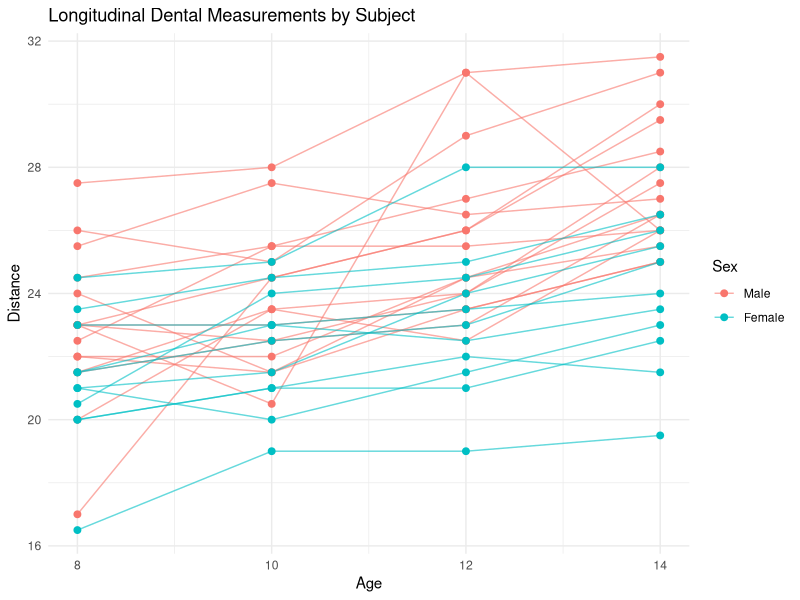
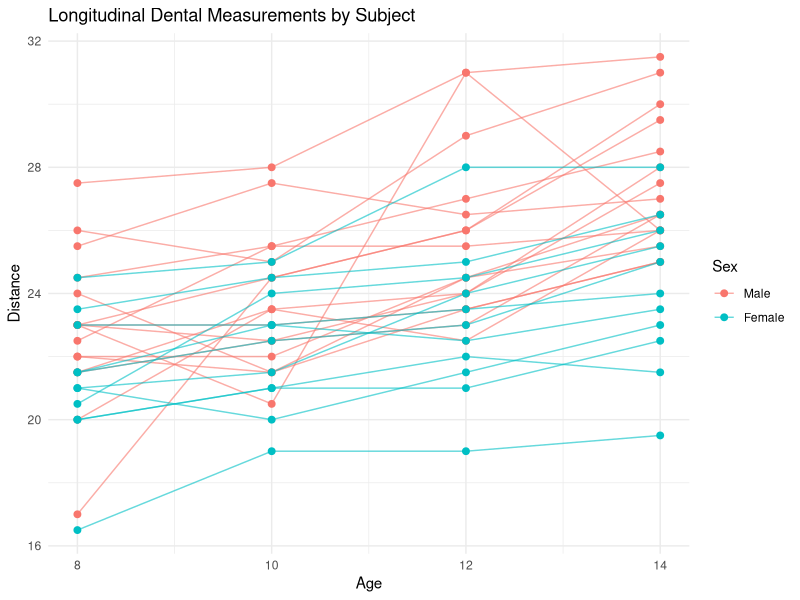

Write R code to recreate these figures, in order.
#############################################
# Longitudinal Data Analysis using Mixed Effects Models
# Author: Mayuri Chatterjee
# Objective: Model repeated measurements and compare
# naive regression vs mixed-effects model
#############################################

# -------------------------------
# 1. Load required library
# -------------------------------
library(nlme)   # for mixed effects models

# -------------------------------
# 2. Load dataset
# -------------------------------
data(Orthodont)

# View dataset
head(Orthodont)
str(Orthodont)
summary(Orthodont)

# -------------------------------
# 3. Understand data
# -------------------------------
# distance = response variable (measurement)
# age = time variable
# Subject = individual ID (repeated measures)
# Sex = grouping variable

# -------------------------------
# 4. Naive linear regression (WRONG approach)
# -------------------------------

lm_model <- lm(distance ~ age + Sex, data = Orthodont)

summary(lm_model)

# -------------------------------
# 5. Mixed Effects Model (CORRECT approach)
# -------------------------------

# Random intercept model
lme_model <- lme(distance ~ age + Sex,
                 random = ~1 | Subject,
                 data = Orthodont)

summary(lme_model)

# -------------------------------
# 6. Compare models
# -------------------------------

cat("\n--- Model Comparison ---\n")
cat("Naive LM AIC:", AIC(lm_model), "\n")
cat("Mixed Model AIC:", AIC(lme_model), "\n")

# -------------------------------
# 7. Add random slope model (stronger model)
# -------------------------------

lme_model2 <- lme(distance ~ age + Sex,
                  random = ~ age | Subject,
                  data = Orthodont)

summary(lme_model2)

cat("\nRandom Intercept vs Random Slope AIC:\n")
cat("Random Intercept:", AIC(lme_model), "\n")
cat("Random Slope:", AIC(lme_model2), "\n")

# -------------------------------
# 8. Visualization
# -------------------------------

library(ggplot2)

longitudinal_plot <- ggplot(
  Orthodont,
  aes(
    x = age,
    y = distance,
    group = Subject,
    color = Sex
  )
) +
  
  geom_line(alpha = 0.6) +
  
  geom_point(size = 2) +
  
  labs(
    title = "Longitudinal Dental Measurements by Subject",
    x = "Age",
    y = "Distance"
  ) +
  
  theme_minimal()

print(longitudinal_plot)

# -------------------------------
# 9. Save longitudinal plot
# -------------------------------

ggsave(
  filename = "longitudinal_plot.png",
  plot = longitudinal_plot,
  path = getwd(),
  width = 7,
  height = 5,
  dpi = 300
)

list.files()

#############################################
# END
#############################################
